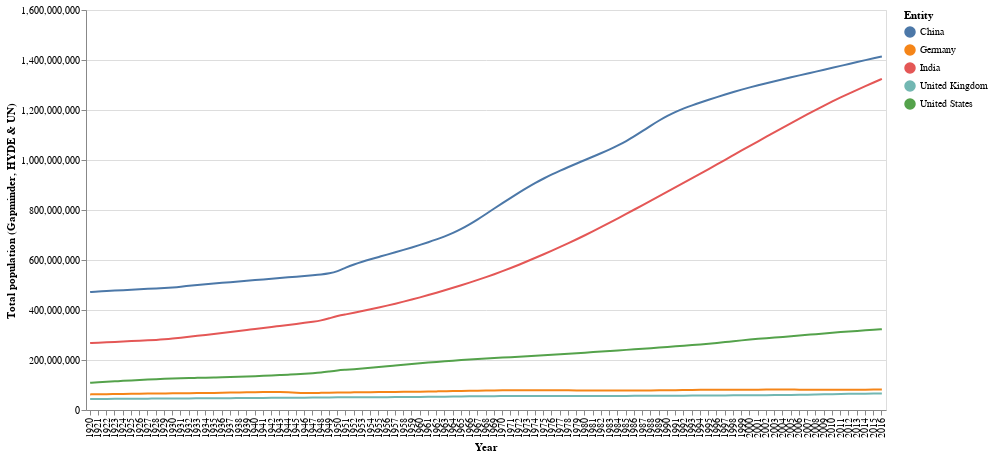

Write notebook code for a chart like this one.
### Markdown cell above
## Population trends for the largest economies

### Code cell
# Create a selection that chooses the nearest point & selects based on Year
nearest = alt.selection(type='single', nearest=True, on='mouseover',
                        fields=['Year'], empty='none')

# creates the base for the line chart for each country
line = alt.Chart(all_countries).mark_line(interpolate='basis').encode(
    x='Year:O',
    y='Total population (Gapminder, HYDE & UN):Q',
    color='Entity:N'
)

# allows the cursor to showcase the year of a data point
selectors = alt.Chart(all_countries).mark_point().encode(
    x='Year:O',
    opacity=alt.value(0),
).add_selection(
    nearest
)

# adds in the data points (population for each country)
points = line.mark_point().encode(
    opacity=alt.condition(nearest, alt.value(1), alt.value(0))
)

# adds labels to the data points to showcase population for that year 
text = line.mark_text(align='left', dx=5, dy=-5).encode(
    text=alt.condition(nearest, 'Total population (Gapminder, HYDE & UN):Q', alt.value(' '))
)

# adds a rule
rules = alt.Chart(all_countries).mark_rule(color='lightblue').encode(
    x='Year:O',
).transform_filter(
    nearest
)

# combine all layers together
alt.layer(
    line, selectors, points, rules, text
).properties(
    width=800, height=400
)

### Figure 1 — Vega-Lite specification as saved in the notebook (floating-point values rounded to 4 significant figures; data arrays with more than 128 entries replaced by an {"elided": "..."} marker saying what was removed)
{"config": {"view": {"continuousWidth": 300, "continuousHeight": 300}}, "layer": [{"mark": {"type": "line", "interpolate": "basis"}, "encoding": {"color": {"field": "Entity", "type": "nominal"}, "x": {"field": "Year", "type": "ordinal"}, "y": {"field": "Total population (Gapminder, HYDE & UN)", "type": "quantitative"}}}, {"mark": {"type": "point"}, "encoding": {"opacity": {"value": 0}, "x": {"field": "Year", "type": "ordinal"}}, "name": "view_6"}, {"mark": {"type": "point"}, "encoding": {"color": {"field": "Entity", "type": "nominal"}, "opacity": {"condition": {"param": "param_2", "value": 1, "empty": false}, "value": 0}, "x": {"field": "Year", "type": "ordinal"}, "y": {"field": "Total population (Gapminder, HYDE & UN)", "type": "quantitative"}}}, {"mark": {"type": "rule", "color": "lightblue"}, "encoding": {"x": {"field": "Year", "type": "ordinal"}}, "transform": [{"filter": {"param": "param_2", "empty": false}}]}, {"mark": {"type": "text", "align": "left", "dx": 5, "dy": -5}, "encoding": {"color": {"field": "Entity", "type": "nominal"}, "text": {"condition": {"param": "param_2", "empty": false, "field": "Total population (Gapminder, HYDE & UN)", "type": "quantitative"}, "value": " "}, "x": {"field": "Year", "type": "ordinal"}, "y": {"field": "Total population (Gapminder, HYDE & UN)", "type": "quantitative"}}}], "data": {"name": "data-271770044c16a50e9c55f6f9de061ba1"}, "height": 400, "params": [{"name": "param_2", "select": {"type": "point", "fields": ["Year"], "nearest": true, "on": "mouseover"}, "views": ["view_6"]}], "width": 800, "$schema": "https://vega.github.io/schema/vega-lite/v5.14.1.json", "datasets": {"data-271770044c16a50e9c55f6f9de061ba1": {"elided": "485 records"}}}
